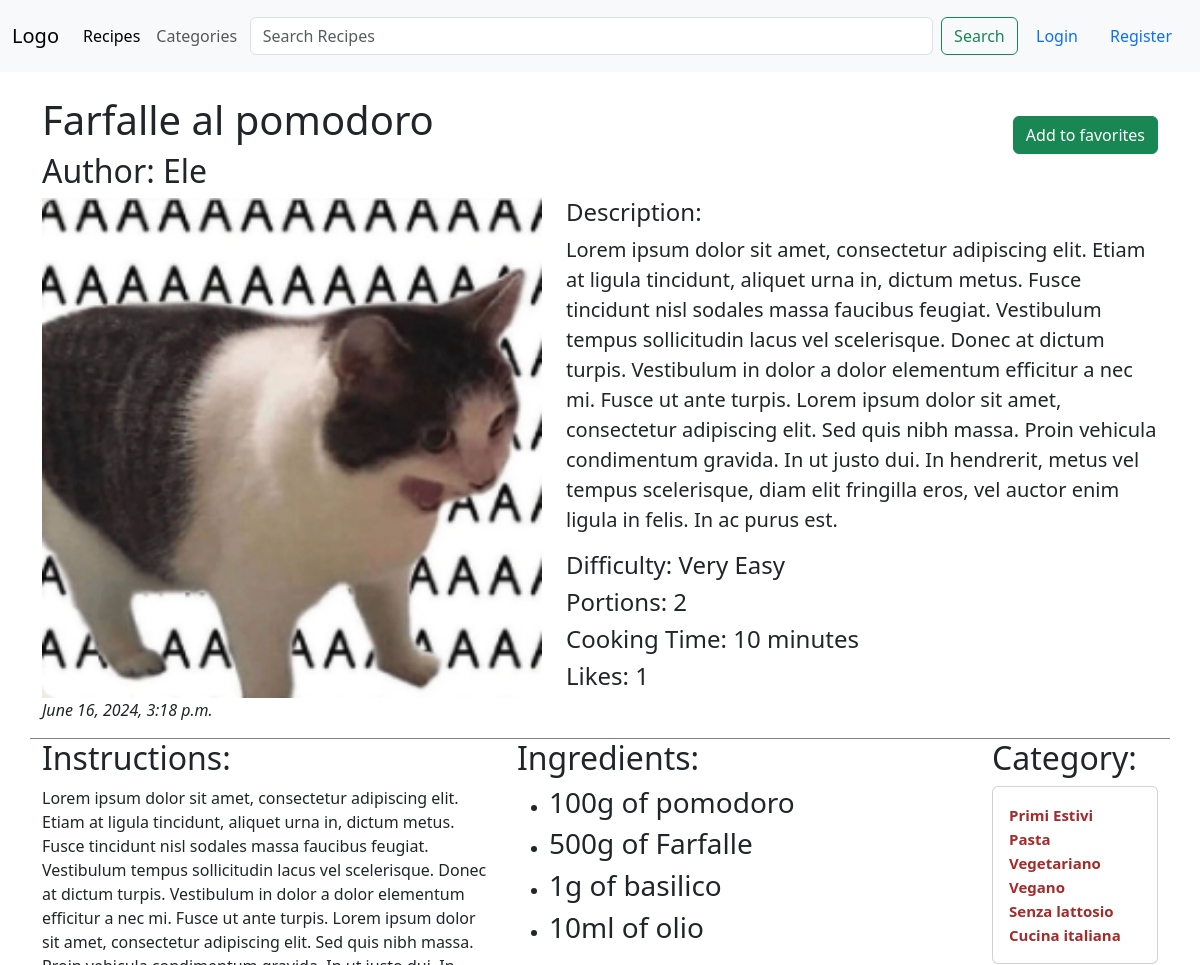
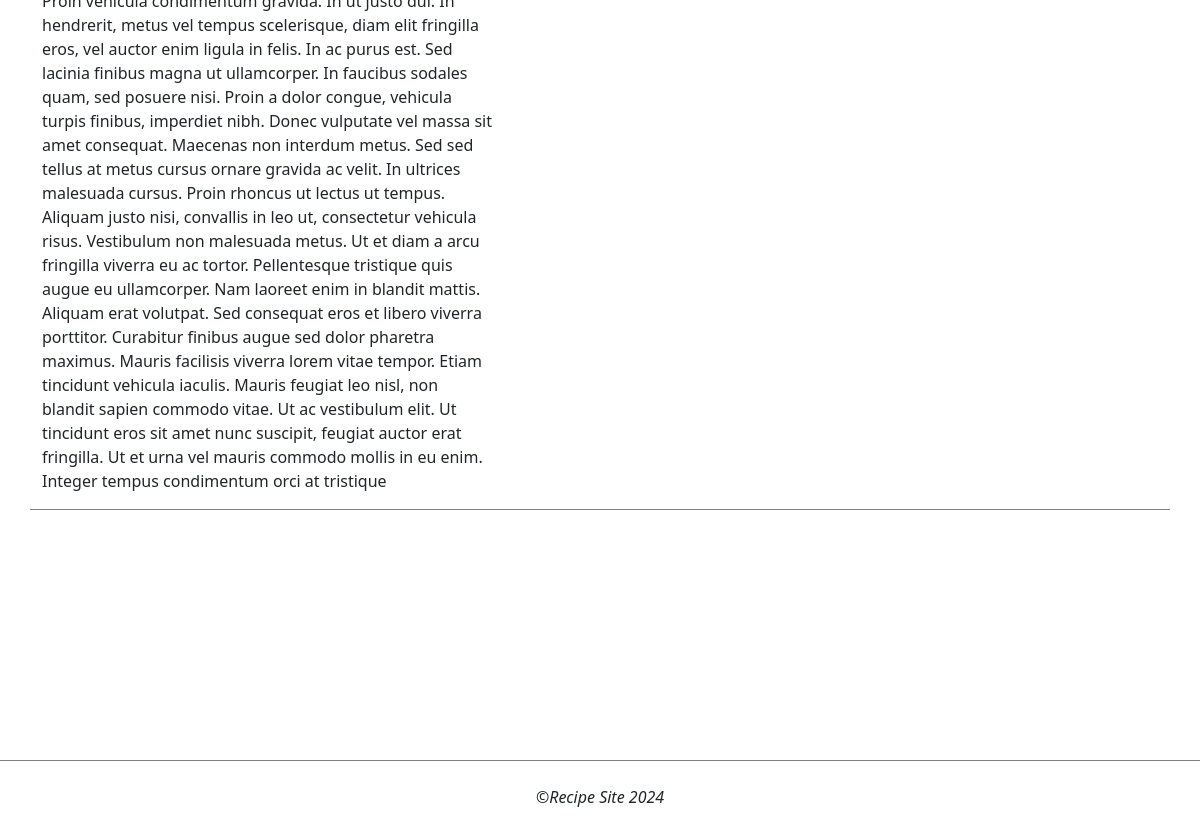
Page /recipes/farfalle-al-pomodoro/ on the committed database (2 pictures, top to bottom).
### recipes/models.py (models this page shows, shortened)
class Recipe(models.Model):
    DIFFICULTY_LEVELS = [
        (1, 'Very Easy'),
        (2, 'Easy'),
        (3, 'Medium'),
        (4, 'Hard'),
        (5, 'Very Hard'),
    ]
    image = models.ImageField(default='default.jpg', upload_to='recipesPics')
    title = models.CharField(max_length=100)
    description = models.TextField()
    content = models.TextField()
    date_posted = models.DateTimeField(default=timezone.now)
    author = models.ForeignKey(User, on_delete=models.CASCADE)
    difficulty = models.IntegerField(choices=DIFFICULTY_LEVELS, default=3)
    portions = models.IntegerField()
    cooking_time = models.IntegerField()
    ingredients = models.ManyToManyField(Ingredient, related_name='recipes')
    slug = models.SlugField(max_length=100, unique=True, blank=True)
    category = ManyToManyField(Category)
    likes = models.ManyToManyField(User, related_name='likes', blank=True)

class Ingredient(models.Model):
    recipe = models.ForeignKey('Recipe', on_delete=models.CASCADE, null=True)
    name = models.CharField(max_length=250)
    quantity = models.CharField(max_length=250, blank=True, null=True)
    class Meta:
        app_label = 'recipes'

class Category(models.Model):
    name = models.CharField(max_length=100, unique=True)
    slug = models.SlugField(max_length=100, unique=True, blank=True)

### recipes/views.py (the view)
# urls.py: path('recipes/<slug:slug>/', RecipeDetailView.as_view(), name='recipesDetail'),
class RecipeDetailView(DetailView):
    model = Recipe
    template_name = 'recipes/detailRecipe.html'
    context_object_name = 'recipe'
    slug_field = 'slug'  # Nome del campo nel modello
    slug_url_kwarg = 'slug'  # Nome del parametro nella URL
    def get_context_data(self, **kwargs):
        context = super().get_context_data(**kwargs)
        context['ingredients'] = Ingredient.objects.filter(recipe=self.object)
        return context

### templates/recipes/detailRecipe.html (shortened to what this page needs)
{% extends "recipes/base.html" %}
{% load static %}
{% block content %}
    <div class="recipePlace">
        <h1> {{ recipe.title }}</h1>
        <h2>Author: {{ recipe.author }}</h2>
        <div class="row recipeSection">
            <div class="col-auto imagePlace">
                <img src="{{ recipe.image.url }}" alt="{{ recipe.title }}Image" height="500px" width="500px">
                <p><i>{{ recipe.date_posted }}</i></p>
            </div>
            <div class="col contentSection">
                <h4> Description:</h4>
                <p style="font-size: 20px">{{ recipe.description }}</p>
                <h4>Difficulty: {{ recipe.get_difficulty_display }}</h4>
                <h4>Portions: {{ recipe.portions }}</h4>
                <h4>Cooking Time: {{ recipe.cooking_time }} minutes </h4>
                <h4>Likes: {{ recipe.likes.count }}</h4>
            </div>
        </div>
        <div class="row recipeSection">
            <div class="col-5">
                <h2>Instructions:</h2>
                <p>{{recipe.content }}</p>
            </div>
            <div class="col-5">
                <h2>Ingredients:</h2>
                <div>
                    <ul>
                        {% for ingredient in ingredients %}
                        	<li>
                               <h3> {{ ingredient.quantity }} of {{ ingredient.name }}</h3>
                            </li>
                        {% endfor %}
                    </ul>
                </div>
            </div>
            <div class="col-2">
            <h2>Category: </h2>
                <div class="card card-body categoryPlace">
                    {% for category in recipe.category.all %}
        	            <strong><a href={% url 'categoryDetail' category.slug %}>{{ category.name }}</a></strong>
                    {% endfor %}
                 </div>
            </div>
        </div>
        <div class="text-center modifyFavorite">
           <form method="post" action="{% url 'editFavorite' recipe.pk %}">
                <button class="btn btn-success" type="submit">
                {% if user in recipe.likes.all %}
                    Remove from favorites
                {% else %}
                    Add to favorites
                {% endif %}
                </button>
           </form>
        </div>
    </div>
{% endblock %}

### recipes/static/style.css (style rules this page uses)
a { text-decoration: none; color: black; }
.recipePlace { position: relative; }
.recipeSection { border-bottom: 1px solid gray; }
.modifyFavorite { position: absolute; top: 20px; right: 0; }
.categoryPlace a { color: brown; font-size: 15px; }

### rows in the picture
Recipe: title "Farfalle al pomodoro", author "Ele", image (picture), date_posted "June 16, 2024, 3:18 p.m.", description "Lorem ipsum dolor sit amet, consectetur adipiscing elit. Etiam at ligula tincidunt, aliquet urna in, dictum metus. Fusce tincidunt nisl sodales massa faucibus feugiat. Vestibulum tempus sollicitudin lacus vel scelerisque. Donec at dictum turpis. Vestibulum in dolor a dolor elementum efficitur a nec mi. Fusce ut ante turpis. Lorem ipsum dolor sit amet, consectetur adipiscing elit. Sed quis nibh massa. Proin vehicula condimentum gravida. In ut justo dui. In hendrerit, metus vel tempus scelerisque, diam elit fringilla eros, vel auctor enim ligula in felis. In ac purus est.", difficulty "Very Easy", portions "2", cooking_time "10", likes.count "1", content "Lorem ipsum dolor sit amet, consectetur adipiscing elit. Etiam at ligula tincidunt, aliquet urna in, dictum metus. Fusce tincidunt nisl sodales massa faucibus feugiat. Vestibulum tempus sollicitudin lacus vel scelerisque. Donec at dictum turpis. Vestibulum in dolor a dolor elementum efficitur a nec mi. Fusce ut ante turpis. Lorem ipsum dolor sit amet, consectetur adipiscing elit. Sed quis nibh massa. Proin vehicula condimentum gravida. In ut justo dui. In hendrerit, metus vel tempus scelerisque, diam elit fringilla eros, vel auctor enim ligula in felis. In ac purus est. Sed lacinia finibus magna ut ullamcorper. In faucibus sodales quam, sed posuere nisi. Proin a dolor congue, vehicula…"
Ingredient: quantity "100g", name "pomodoro"
Ingredient: quantity "500g", name "Farfalle"
Ingredient: quantity "1g", name "basilico"
Ingredient: quantity "10ml", name "olio"
Category: name "Primi Estivi"
Category: name "Pasta"
Category: name "Vegetariano"
Category: name "Vegano"
Category: name "Senza lattosio"
Category: name "Cucina italiana"
